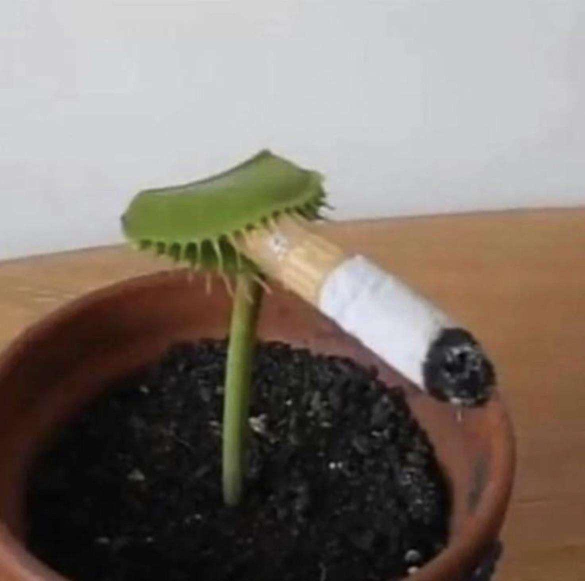
#> input picture input/flytrap.jpeg, 1170 x 1162 px (shown at 1/2 size)
$ python image_map_generator.py
#> lines starting #> are read from the running program, lines starting #| are printed output that depends on the picture
from PIL import Image
import os
import math

# Set the input and output folders
INPUT_FOLDER = "input"
OUTPUT_FOLDER = "output"

# Ensure the output folder exists
os.makedirs(OUTPUT_FOLDER, exist_ok=True)

# File paths
IMAGE_FILE_NAME = os.path.join(INPUT_FOLDER, "flytrap.jpeg")
RESIZED_FILE_NAME = os.path.join(INPUT_FOLDER, "flytrap_resized.jpg")
HEX_FILE_NAME = os.path.join(INPUT_FOLDER, 'pixel_colors_hex.txt')
MAP_FILE_NAME = os.path.join(OUTPUT_FOLDER, "image_map.xml")

## CHANGE THIS VALUE TO INCREASE PIXEL COUNT
MAX_HEIGHT = 50

# Open the image
img = Image.open(IMAGE_FILE_NAME)
#> img is the input picture: PIL image 1170x1162 RGB; mean R, G, B 126.9, 117.1, 108.6

# Resize the image if needed
if img.height > MAX_HEIGHT:
    new_size = (img.width // (img.height // MAX_HEIGHT), img.height // (img.height // MAX_HEIGHT))  # Reduce size
#> new_size = (50, 50)
    img_resized = img.resize(new_size)
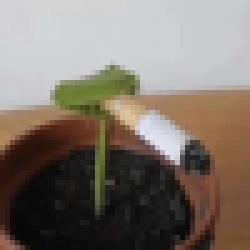
#> img_resized: PIL image 50x50 RGB (shown 5 times larger); mean R, G, B 126.9, 117.1, 108.6
else:
    img_resized = img

# Save the resized image in the input folder
img_resized.save(RESIZED_FILE_NAME)

# Get pixel data
pixel_data = img_resized.load()
width, height = img_resized.size
#> width = 50; height = 50

# Create a list to store the hex color data of every pixel
hex_colors = []

for y in range(height):
    for x in range(width):
        r, g, b = pixel_data[x, y]  # Get RGB values
        hex_color = "#{:02x}{:02x}{:02x}".format(r, g, b)  # Convert to HEX
        hex_colors.append(hex_color)
#> after the loop, hex_colors = 2500 items, first 6: '#d0d4d7', '#d0d3d6', '#d3d3d8', '#d2d1d6', '#d4d3d8', '#d5d4d9'

# Save the hex colors to a file in the input folder
with open(HEX_FILE_NAME, 'w') as f:
    for color in hex_colors:
        f.write(color + '\n')
#> this loop made 2500 passes
#> color on passes 1 to 3: '#d0d4d7', '#d0d3d6', '#d3d3d8'

print(f"Resized image saved as '{RESIZED_FILE_NAME}' and HEX color data saved in '{HEX_FILE_NAME}'.")

# Create PB2 Map
img = Image.open(RESIZED_FILE_NAME)
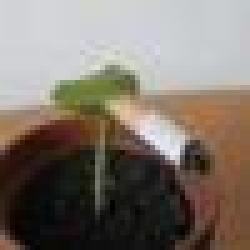
#> img: PIL image 50x50 RGB (shown 5 times larger); mean R, G, B 127, 117.2, 108.2

# Create the movables (pixels)
pixel_size = 10
width, height = img.size

# Calculate the offset to center the grid on (0, 0)
x_offset = -(width // 2) * pixel_size
#> x_offset = -250
y_offset = -(height // 2) * pixel_size
#> y_offset = -250

# Start writing the XML data
xml_data = []

PLAYER_NAME = "BLAST3R"

# Dynamic zoom calculation
reference_zoom = 25   # The zoom percentage that works well
reference_height = 100  # The height where zoom=30 is comfortable

ZOOM_PERCENTAGE = math.ceil(reference_zoom * (reference_height / MAX_HEIGHT))
ZOOM_PERCENTAGE = min(100, ZOOM_PERCENTAGE)

PLAYER_LOCATION = height * 10 // 2 + 150
#> PLAYER_LOCATION = 400

player_data = f'''
<player uid="#player*1" x="0" y="{PLAYER_LOCATION}" tox="0" toy="0" hea="130" hmax="130" team="0" side="1" char="77" incar="-1" botaction="0" ondeath="-1" />
<box x="-100" y="{PLAYER_LOCATION}" w="200" h="1600" m="0" />
<trigger uid="#trigger*999999" x="-100" y="400" enabled="true" maxcalls="1" actions_1_type="51" actions_1_targetA="{ZOOM_PERCENTAGE}" actions_1_targetB="0" actions_2_type="52" actions_2_targetA="#player*1" actions_2_targetB="{PLAYER_NAME}" actions_3_type="-1" actions_3_targetA="0" actions_3_targetB="0" actions_4_type="-1" actions_4_targetA="0" actions_4_targetB="0" actions_5_type="-1" actions_5_targetA="0" actions_5_targetB="0" actions_6_type="-1" actions_6_targetA="0" actions_6_targetB="0" actions_7_type="-1" actions_7_targetA="0" actions_7_targetB="0" actions_8_type="-1" actions_8_targetA="0" actions_8_targetB="0" actions_9_type="-1" actions_9_targetA="0" actions_9_targetB="0" actions_10_type="-1" actions_10_targetA="0" actions_10_targetB="0" />
<timer uid="#timer*999999" x="-100" y="450" enabled="true" maxcalls="1" target="#trigger*999999" delay="0" />
'''
# Add the player data to the file
xml_data.append(player_data)

# Iterate through the grid
uid = 1  # Start UID for each movable (door)
for i in range(height):
    for j in range(width):
        # Calculate the x and y position for each movable
        x = j * pixel_size + x_offset
        y = i * pixel_size + y_offset

        # Create the XML element for the movable
        xml_element = f'<door uid="#door*{uid}" x="{x}" y="{y}" w="{pixel_size}" h="{pixel_size}" moving="false" tarx="0" tary="0" maxspeed="10" vis="true" attach="-1" />'
        xml_data.append(xml_element)

        uid += 1  # Increment UID for the next movable
#> after the loop, uid = 2501

# Write the first part of the XML file in the output folder
with open(MAP_FILE_NAME, 'w') as file:
    file.write('\n'.join(xml_data))

# STEP 2

xml_data = []

colors = []

uid = 1

# coords to start placing the triggers & timers
y_value = -700
x_value = -4000

with open(HEX_FILE_NAME, "r") as file:
    for line in file:
        color = line.strip()
        # Save the colors to a list
        colors.append(color)

# A trigger has 10 actions, making it possible to control 10 pixels with a single trigger
batch_size = 10

# Loop through the frame data in batches
for i in range(0, len(colors), batch_size):
    # Create a trigger for this batch of 10 pixels (or fewer, if at the end)
    batch = colors[i:i + batch_size]

    # Initialize actions for this batch
    actions = []

    # Fill the action slots for the trigger (up to 10 actions)
    for j, hex_color in enumerate(batch):
        actions.append(f'actions_{j+1}_type="71" actions_{j+1}_targetA="#door*{i+j+1}" actions_{j+1}_targetB="{hex_color}"')

    # Fill the remaining action slots with "-1" for unused slots
    for j in range(len(batch), 10):
        actions.append(f'actions_{j+1}_type="-1" actions_{j+1}_targetA="0" actions_{j+1}_targetB="0"')

    # Join the actions into a single string
    actions_str = " ".join(actions)

    # Create the trigger element
    trigger_element = f'<trigger uid="#trigger*{uid}" x="{x_value}" y="{y_value}" enabled="true" maxcalls="1" {actions_str} />'

    # Create the timer element
    timer_element = f'<timer uid="#timer*{uid}" x="{x_value-50}" y="{y_value}" enabled="true" maxcalls="1" target="#trigger*{uid}" delay="0"/>'

    # place the leading triggers below the trigger that came before
    y_value += 50

    # increment the uid to make sure the ids are unique
    uid += 1

    xml_data.append(trigger_element)
    xml_data.append(timer_element)

# Append the second part of the XML file to the output folder
with open(MAP_FILE_NAME, 'a') as file:
    file.write('\n'.join(xml_data))

print(f"Map {MAP_FILE_NAME} created successfully.")
